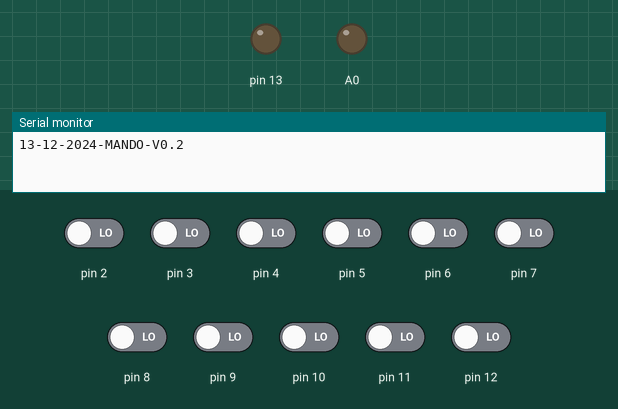
A program run on a simulated Arduino Nano, built with avr-gcc and run on an emulated ATmega328P. On the bench: output pins drawn as LEDs (lit = HIGH), the last lines printed to the serial monitor. Inputs (shaded band) come from the test bench; at power-on: pin 2–12 LOW.

Above: at 1.2 s.
1.3 s: pin 2 driven HIGH
2.8 s: pin 2 driven LOW
At 4.1 s:
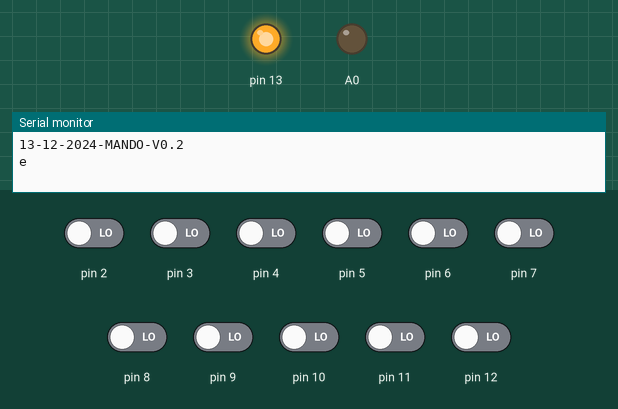
Timing chart, 0 to 5.8 s (numbered marks = the images above; inputs shaded):
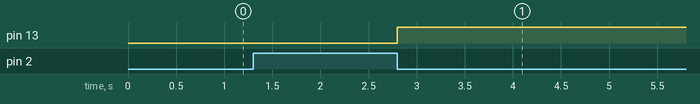

The program:

main.cpp
```cpp
// (licence header left out)
#include <Arduino.h>
#define VERSION "13-12-2024-MANDO-V0.2"

typedef struct {
  const uint8_t PIN;
  const uint8_t CHR;
}s_Boton;

const s_Boton DEF_BUZ = {A0,' '}; //Buzzer
const s_Boton DEF_LED = {13,' '}; //Led
const s_Boton DEF_SPL = {12,'a'}; //Sumar puntos local
const s_Boton DEF_RPL = {11,'b'}; //Restar puntos local
const s_Boton DEF_SPV = {10,'c'}; //Sumar puntos visitante
const s_Boton DEF_RPV = { 9,'d'}; //Restar puntos visitante
const s_Boton DEF_SSL = { 8,'g'}; //Setear saque local
const s_Boton DEF_SSV = { 7,'h'}; //Setear saque visitante
const s_Boton DEF_INI = { 6,'k'}; //Continuar
const s_Boton DEF_INV = { 5,'i'}; //Invertir
const s_Boton DEF_RST = { 4,'j'}; //Reset
const s_Boton DEF_SIR = { 3,'f'}; //Sirena On
const s_Boton DEF_INT = { 2,' '}; //Interrupcion
const s_Boton DEF_SIR_OFF = { 0,'e'}; //Sirena Off

#define CST_RETARDO 700 //Tiempo base de retardo entre pulsaciones iterativas
#define CST_FILTRO 120 //Tiempo para evitar rebotes en hardware
#define CST_BEEP 20 //Duración del buzzer
#define CST_FCT_ACCEL 0.5 //Factor de aceleración
#define CST_LIM_ACCEL 50 //Retardo mínimo reducido por la aceleración

uint8_t botonPulsado=0; //Bandera de pulsación
/**
 * @brief Contador de iteraciones de pulsación.
 * Se reinicia en 0 al soltar el botón
 */
uint8_t contador=0;
uint8_t sonando=0; //Bandera de buzzer activo
float retardo=0; //Retardo aceleración
unsigned long tiempoFuturo=0; //ms hasta la proxima pulsación
/**
 * @brief ms de la pulsación anterior
 * Se usa para aplicar un filtro entre pulsaciones.
 * El minimo tiempo umbral es CST_FILTRO
 */
unsigned long tiempoAnterior=0;
unsigned long tiempoBeep=0; //ms para control de beeps

/**
 * @brief Función de interrupción en CHANGE.
 * Como Arduino no admite 2 interrupciones en el mismo pin
 * y se necesitaba un RISING y FALLING se usa CHANGE y se
 * diferencia el caso con el nivel lógico del pin de interrupción
 */
void Pulsado(){
  if(!digitalRead(DEF_INT.PIN)){
    /*
      RISING.
      Se establece tiempoFuturo usando CST_FILTRO.
      Se enciende el led de estado y el botón se
      declara pulsado.
    */
    tiempoFuturo=millis()+CST_FILTRO;
    digitalWrite(DEF_LED.PIN,HIGH);
    botonPulsado=1;

  }else{
    /*
      FALLING.
      Reinicio de variables a estado inicial cuando se
      suelta un pulsador.
    */
    digitalWrite(DEF_LED.PIN,LOW);
    botonPulsado=0;
    contador=0;
    Serial.write(DEF_SIR_OFF.CHR);
  }
}

/**
 * @brief Función de buzzer.
 * Enciende el buzzer y lo declara sonando.
 * Se establece el tiempo para su respectivo
 * apagado.
 */
void Beep(){
  tiempoBeep=millis()+CST_BEEP;
  digitalWrite(DEF_BUZ.PIN,HIGH);
  sonando=1;
}

/**
 * @brief Envío de caracter por puerto serie.
 * Cuando se dan las condiciones de pulsación en el
 * pin de interrupción se verifica el estado de los botones.
 * Se enviará un caracter y se emitirá un pitido si fuera pertinente.
 * Si es de uso repetitivo se enviarán sucesivamente en retardos
 * que reducirán según contador en términos de una aceleración.
 * Los repetitivos son aquellos en los que no se verifique que contador
 * sea 0 (primera pulsación).
 * @param contador
 */
void EnviarPulsacion(uint8_t contador){
       if (digitalRead(DEF_SPL.PIN)) { Serial.write(DEF_SPL.CHR); Beep(); }
  else if (digitalRead(DEF_RPL.PIN)) { Serial.write(DEF_RPL.CHR); Beep(); }
  else if (digitalRead(DEF_SPV.PIN)) { Serial.write(DEF_SPV.CHR); Beep(); }
  else if (digitalRead(DEF_RPV.PIN)) { Serial.write(DEF_RPV.CHR); Beep(); }

  if(!contador){
      if (digitalRead(DEF_SSL.PIN)) { Serial.write(DEF_SSL.CHR); Beep(); }
    else if (digitalRead(DEF_SSV.PIN)) { Serial.write(DEF_SSV.CHR); Beep(); }
    else if (digitalRead(DEF_INI.PIN)) { Serial.write(DEF_INI.CHR); Beep(); }
    else if (digitalRead(DEF_INV.PIN)) { Serial.write(DEF_INV.CHR); Beep(); }
    else if (digitalRead(DEF_RST.PIN)) { Serial.write(DEF_RST.CHR); Beep(); }
    else if (digitalRead(DEF_SIR.PIN)) { Serial.write(DEF_SIR.CHR); Beep(); }
  }
}

/**
 * @brief Función de aceleración.
 * Para valores de contador se disminuirá el retardo
 * siguiendo una curva hiperbólica. r/(x+1)^a
 * @param contador
 * @return float
 */
float Retardo(uint8_t contador){
  retardo = CST_RETARDO/pow(contador*1.0+1,CST_FCT_ACCEL);
  if(retardo>=CST_LIM_ACCEL){
    return retardo;
  }else{
    return CST_LIM_ACCEL;
  }
}

void setup() {
  pinMode(DEF_BUZ.PIN,OUTPUT);
  pinMode(DEF_LED.PIN,OUTPUT);
  pinMode(DEF_SPL.PIN,INPUT);
  pinMode(DEF_RPL.PIN,INPUT);
  pinMode(DEF_SPV.PIN,INPUT);
  pinMode(DEF_RPV.PIN,INPUT);
  pinMode(DEF_SSL.PIN,INPUT);
  pinMode(DEF_SSV.PIN,INPUT);
  pinMode(DEF_INI.PIN,INPUT);
  pinMode(DEF_INV.PIN,INPUT);
  pinMode(DEF_RST.PIN,INPUT);
  pinMode(DEF_SIR.PIN,INPUT);
  pinMode(DEF_INT.PIN,INPUT);
  attachInterrupt(digitalPinToInterrupt(DEF_INT.PIN), Pulsado, CHANGE);
  Serial.begin(9600);
  Serial.println(VERSION);
}

void loop(){
  if(millis()>=tiempoFuturo&&botonPulsado){
    /*
      BOTÓN PULSADO.
      ¿Será legítimo?
    */
    if(!(millis()-tiempoAnterior<=CST_FILTRO)){
      /*
        Es legítimo.
      */
      EnviarPulsacion(contador);
      /*
        Limite al contador por tratarse de un uint8_t.
      */
      if(contador<=254){
        contador++;
      }
      tiempoAnterior=tiempoFuturo;
      tiempoFuturo=millis()+Retardo(contador);
    }
  }
  /**
   * Se apaga el buzzer tras el tiempo especificado.
   */
  if(millis()>=tiempoBeep&&sonando){
      digitalWrite(DEF_BUZ.PIN,LOW);
      sonando=0;
  }
}
```

Measured:
- after the input at 2.8 s, pin 13: LOW → HIGH at once
